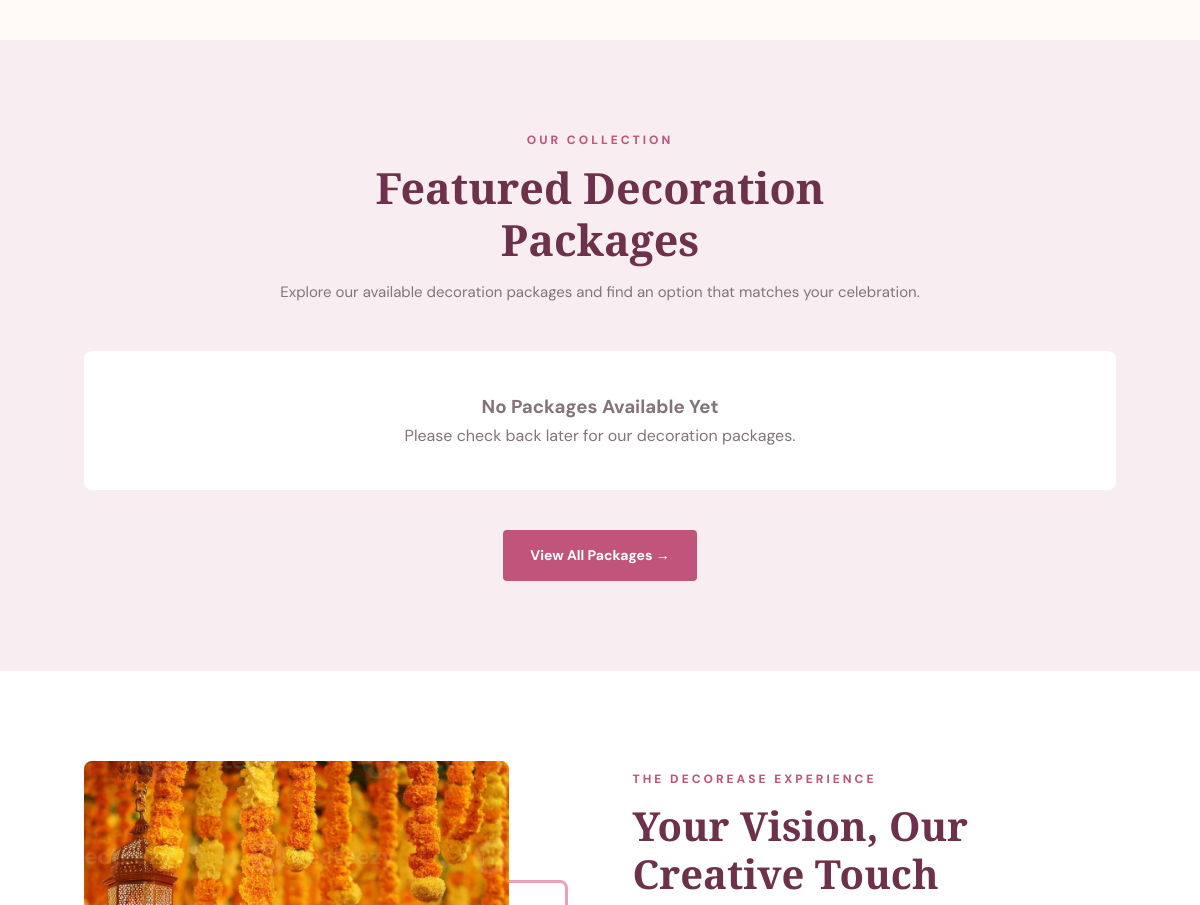
Before: / (middle part) with the older database file.
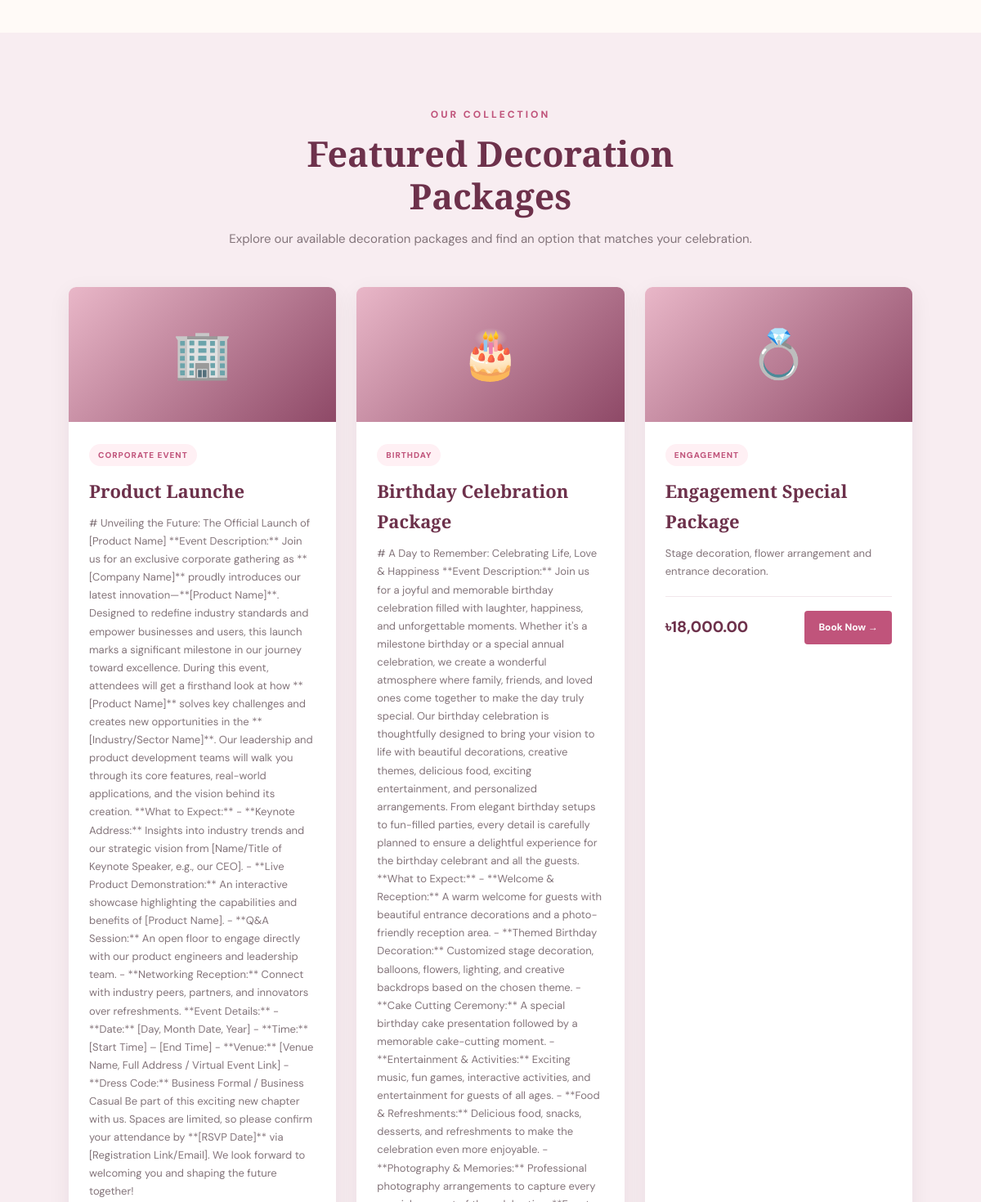
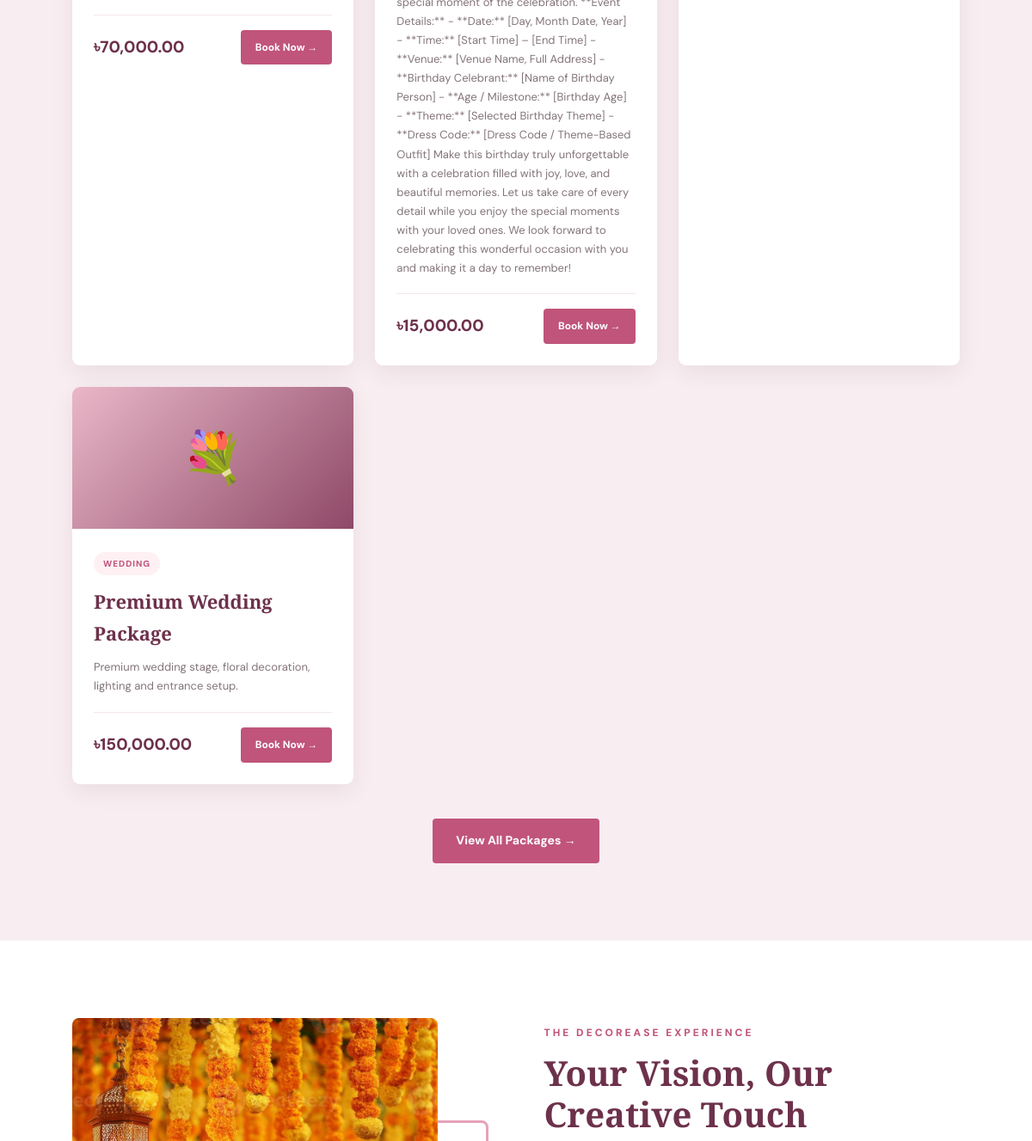
After: the same page with the newer database file (2 pictures, top to bottom).
### tables this page shows
CREATE TABLE `packages` (
  `package_id` int(10) UNSIGNED NOT NULL,
  `category_id` int(10) UNSIGNED NOT NULL,
  `package_name` varchar(200) NOT NULL,
  `slug` varchar(200) NOT NULL,
  `short_description` text DEFAULT NULL,
  `description` longtext DEFAULT NULL,
  `base_price` decimal(12,2) NOT NULL DEFAULT 0.00,
  `guest_capacity` int(10) UNSIGNED DEFAULT 0,
  `image_id` int(10) UNSIGNED DEFAULT NULL,
  `is_featured` tinyint(1) DEFAULT 0,
  `status` enum('active','inactive','draft') DEFAULT 'draft',
  `created_at` timestamp NOT NULL DEFAULT current_timestamp(),
  `updated_at` timestamp NOT NULL DEFAULT current_timestamp() ON UPDATE current_timestamp()
);

CREATE TABLE `event_categories` (
  `category_id` int(10) UNSIGNED NOT NULL,
  `name` varchar(150) NOT NULL,
  `slug` varchar(160) NOT NULL,
  `description` text DEFAULT NULL,
  `image_id` int(10) UNSIGNED DEFAULT NULL,
  `sort_order` int(11) DEFAULT 0,
  `status` enum('active','inactive') DEFAULT 'active',
  `created_at` timestamp NOT NULL DEFAULT current_timestamp()
);

### index.php (the view, shortened to what the changed rows need)
<?php
require_once 'db.php';
$packageSql = "
    SELECT
        p.package_id AS id,
        p.package_name,
        p.description,
        p.short_description,
        p.base_price AS price,
        ec.name AS type_name
    FROM packages p
    INNER JOIN event_categories ec
        ON p.category_id = ec.category_id
    WHERE p.status = 'active'
      AND ec.status = 'active'
    ORDER BY p.is_featured DESC, p.package_id DESC
    LIMIT 6
";
$packages = $conn->query($packageSql);
?>
<!DOCTYPE html>
<html lang="en">
<head>
</head>
<body>
<?php include 'includes/navber.php'; ?>
<main>
    <section class="section packages-section" id="packages">
        <div class="container">
            <div class="section-heading">
                <h2>Featured Decoration Packages</h2>
            </div>
            <div class="package-container">
                <?php if ($packages && $packages->num_rows > 0): ?>
                    <?php while ($package = $packages->fetch_assoc()): ?>
                        <?php
                        $eventName = strtolower($package['type_name']);
                        $icon = '✨';
                        if (strpos($eventName, 'wedding') !== false) {
                            $icon = '💐';
                        } elseif (strpos($eventName, 'birthday') !== false) {
                            $icon = '🎂';
                        } elseif (strpos($eventName, 'holud') !== false) {
                            $icon = '🌼';
                        } elseif (strpos($eventName, 'akika') !== false) {
                            $icon = '🌸';
                        } elseif (strpos($eventName, 'corporate') !== false) {
                            $icon = '🏢';
                        } elseif (strpos($eventName, 'engagement') !== false) {
                            $icon = '💍';
                        } elseif (strpos($eventName, 'anniversary') !== false) {
                            $icon = '❤️';
                        }
                        ?>
                        <div class="package-card">
                            <div class="package-top">
                                <?php echo $icon; ?>
                            </div>
                            <div class="package-details">
                                <span class="package-category">
                                    <?php echo htmlspecialchars($package['type_name']); ?>
                                </span>
                                <h3>
                                    <?php echo htmlspecialchars($package['package_name']); ?>
                                </h3>
                                <p>
                                    <?php
                                    echo htmlspecialchars(
                                        $package['description'] ?? ''
                                    );
                                    ?>
                                </p>
                                <div class="package-bottom">
                                    <div class="price">
                                        ৳<?php
                                        echo number_format(
                                            (float)$package['price'],
                                            2
                                        );
                                        ?>
                                    </div>
                                    <a
                                        href="package_details.php?id=<?php echo (int)$package['id']; ?>"
                                        class="book-btn"
                                        > Book Now →
                                    </a>
                                </div>
                            </div>
                        </div>
                    <?php endwhile; ?>
                <?php else: ?>
                    <div class="empty-packages">
                        <h3>No Packages Available Yet</h3>
                        <p>Please check back later for our decoration packages.</p>
                    </div>
                <?php endif; ?>
            </div>
        </div>
    </section>
    <section class="section about-section">
        <div class="container about-grid">
            <div class="about-content">
                <h2>
                    Your Vision, Our Creative Touch
                </h2>
            </div>
        </div>
    </section>
</main>
</body>
</html>

Changed rows visible on the page:
added packages: category.name "🏢", category.name "CORPORATE EVENT", package_name "Product Launche", description "# Unveiling the Future: The Official Launch of [Product Name] **Event Description:** Join us for an exclusive corporate gathering as **[Company Name]** proudly introduces our latest innovation—**[Product Name]**. Designed to redefine industry standards and empower businesses and users, this launch marks a significant milestone in our journey toward excellence. During this event, attendees will get a firsthand look at how **[Product Name]** solves key challenges and creates new opportunities in the **[Industry/Sector Name]**. Our leadership and product development teams will walk you through its core features, real-world applications, and the vision behind its creation. **What to Expect:** -…", base_price "70,000.00"
added packages: category.name "🎂", category.name "BIRTHDAY", package_name "Birthday Celebration Package", description "# A Day to Remember: Celebrating Life, Love & Happiness **Event Description:** Join us for a joyful and memorable birthday celebration filled with laughter, happiness, and unforgettable moments. Whether it's a milestone birthday or a special annual celebration, we create a wonderful atmosphere where family, friends, and loved ones come together to make the day truly special. Our birthday celebration is thoughtfully designed to bring your vision to life with beautiful decorations, creative themes, delicious food, exciting entertainment, and personalized arrangements. From elegant birthday setups to fun-filled parties, every detail is carefully planned to ensure a delightful experience for…", base_price "15,000.00"
added packages: category.name "💍", category.name "ENGAGEMENT", package_name "Engagement Special Package", description "Stage decoration, flower arrangement and entrance decoration.", base_price "18,000.00"
added packages: category.name "💐", category.name "WEDDING", package_name "Premium Wedding Package", description "Premium wedding stage, floral decoration, lighting and entrance setup.", base_price "150,000.00"
Other visible differences:
text no longer shown: "No Packages Available Yet Please check back later for our decoration packages."
